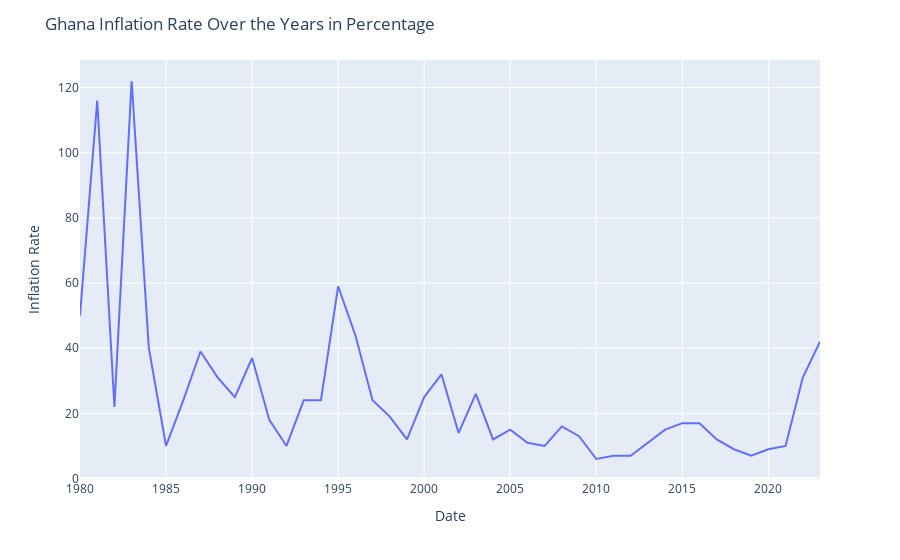

The notebook cell this image was saved under:
### Code cell
fig3 = px.line(df, x="Year", y="Inflation rate(in Percent)")

fig3.update_layout(
    title="Ghana Inflation Rate Over the Years in Percentage",
    xaxis_title="Date",
    yaxis_title="Inflation Rate",
)

fig3.show()

### Figure 1 — Plotly figure (JSON) as saved in the notebook; plotly's stock layout.template omitted (floating-point values rounded to 4 significant figures)
{"data": [{"hovertemplate": "Year=%{x}<br>Inflation rate(in Percent)=%{y}<extra></extra>", "legendgroup": "", "line": {"color": "#636efa", "dash": "solid"}, "marker": {"symbol": "circle"}, "mode": "lines", "name": "", "orientation": "v", "showlegend": false, "type": "scatter", "x": [1980, 1981, 1982, 1983, 1984, 1985, 1986, 1987, 1988, 1989, 1990, 1991, 1992, 1993, 1994, 1995, 1996, 1997, 1998, 1999, 2000, 2001, 2002, 2003, 2004, 2005, 2006, 2007, 2008, 2009, 2010, 2011, 2012, 2013, 2014, 2015, 2016, 2017, 2018, 2019, 2020, 2021, 2022, 2023], "xaxis": "x", "y": [50, 116, 22, 122, 40, 10, 24, 39, 31, 25, 37, 18, 10, 24, 24, 59, 44, 24, 19, 12, 25, 32, 14, 26, 12, 15, 11, 10, 16, 13, 6, 7, 7, 11, 15, 17, 17, 12, 9, 7, 9, 10, 31, 42], "yaxis": "y"}], "layout": {"legend": {"tracegroupgap": 0}, "margin": {"t": 60}, "title": {"text": "Ghana Inflation Rate Over the Years in Percentage"}, "xaxis": {"anchor": "y", "domain": [0, 1], "title": {"text": "Date"}}, "yaxis": {"anchor": "x", "domain": [0, 1], "title": {"text": "Inflation Rate"}}}}
